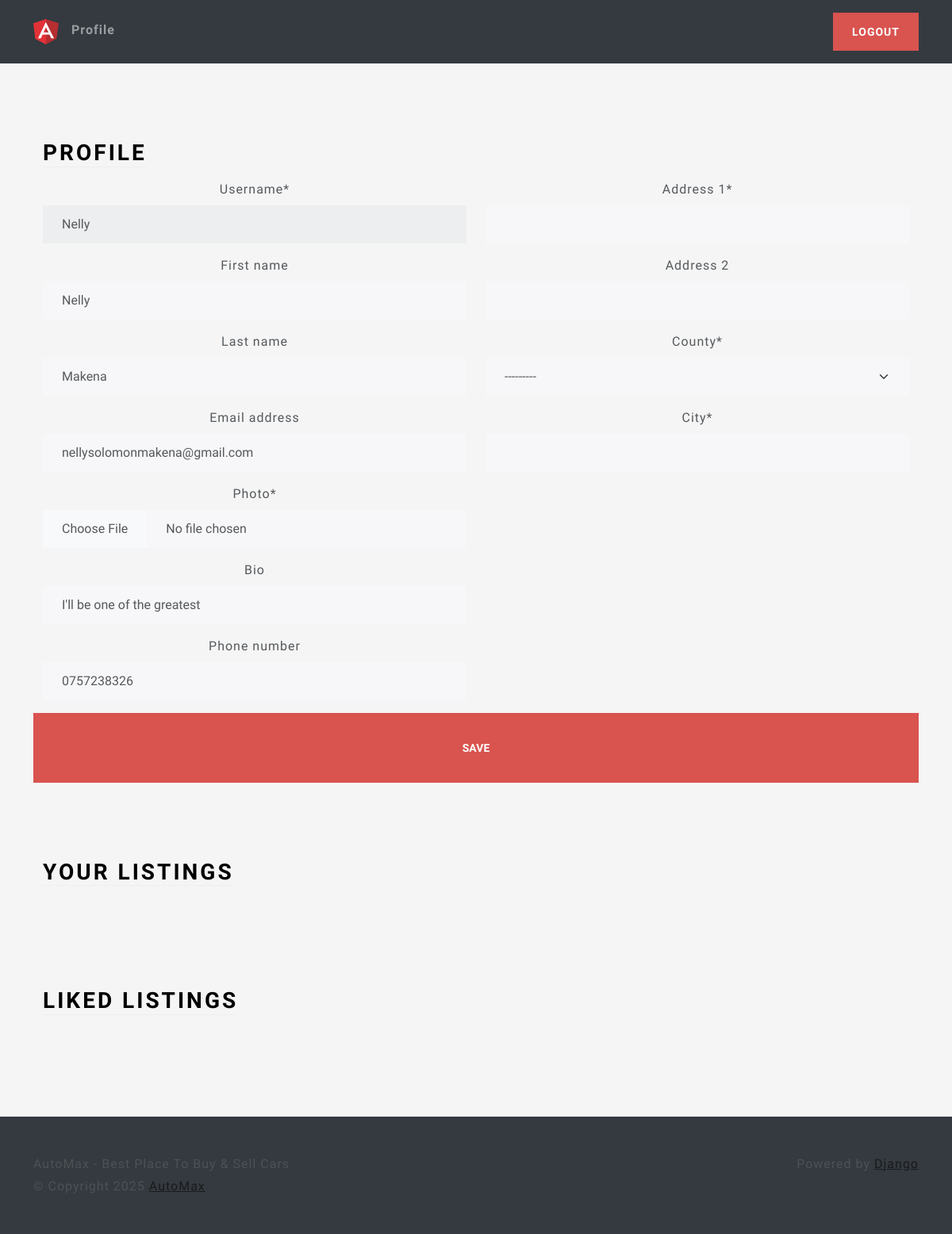
/profile/ (signed in), run on an earlier commit of the app's database.
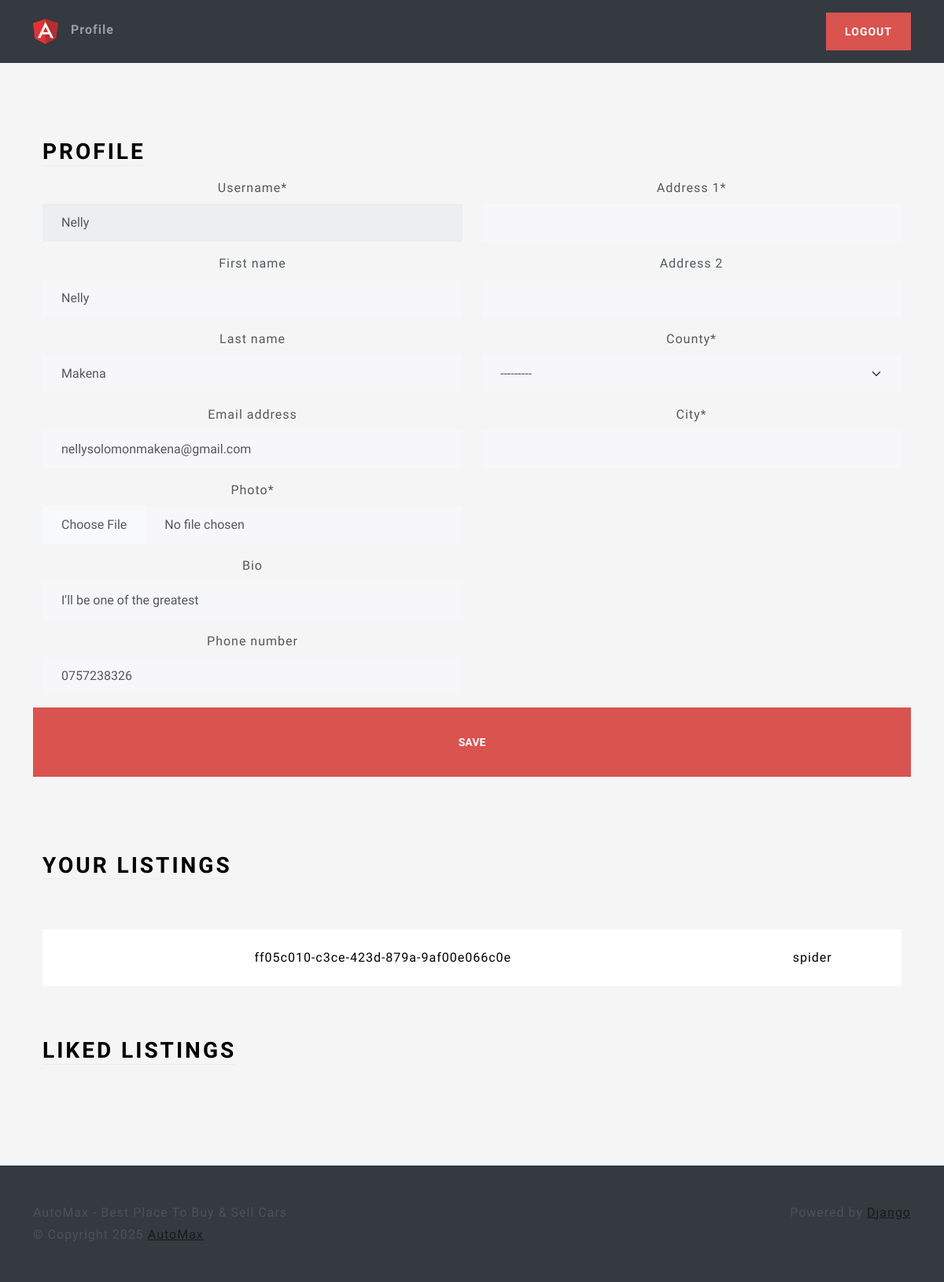
And on a later commit of the database.
### Main/models.py (models this page shows, shortened)
class Listing(models.Model):
    id = models.UUIDField(primary_key=True, default=uuid.uuid4, editable=False)
    created_at = models.DateTimeField(auto_now_add=True)
    updated_at = models.DateTimeField(auto_now=True)
    seller = models.ForeignKey(Profile, on_delete=models.CASCADE)
    brand = models.CharField(max_length=24, choices=CAR_BRANDS, default=None)
    model = models.CharField(max_length=64)
    vin = models.CharField(max_length=17)
    mileage = models.IntegerField(default=0)
    color = models.CharField(max_length=24, default='White')
    description = models.TextField()
    engine = models.CharField(max_length=24)
    transmission = models.CharField(max_length=24, choices=TRANSMISSION_CHOICES, default='Manual')
    location = models.OneToOneField(Location, on_delete=models.SET_NULL, null=True, blank=True)
    image = models.ImageField(upload_to=user_listing_path, null=True, blank=True, default='images/default-photo.png')

### Users/views.py (the view, shortened to what this page needs)
# urls.py: path('profile/', ProfileView.as_view(), name='profile'),
@method_decorator(login_required, name='dispatch')
class ProfileView(View):
    def get(self, request):
        user_listings = Listing.objects.filter(seller=request.user.profile)
        user_liked_listings = LikedListing.objects.filter(
            profile=request.user.profile).all()
        user_form = UserForm(instance=request.user)
        profile_form = ProfileForm(instance=request.user.profile)
        location_form = LocationForm(instance=request.user.profile.location)
        return render(request, 'profile.html', {'user_form': user_form,
                                                      'profile_form': profile_form,
                                                      'location_form': location_form,
                                                      'user_listings': user_listings,
                                                      'user_liked_listings': user_liked_listings, })

### Users/forms.py
class UserForm(forms.ModelForm):
    username = forms.CharField(disabled=True)
    class Meta:
        model = User
        fields = ('username', 'first_name', 'last_name', 'email')

class ProfileForm(forms.ModelForm):
    photo = forms.ImageField(widget= CustomPictureImageFieldWidget)
    bio =forms.TextInput()
    class Meta:
        model = Profile
        fields = ('photo', 'bio', 'phone_number')

### Users/templates/profile.html (shortened to what this page needs)
{% extends 'base.html' %}
{% load static %}
{% load crispy_forms_tags %}
{% block body %}
<div class="container-fluid text-center py-5">
    <div class="container px-4 py-5" id="hanging-icons">
        <div class="row g-4">
            <div class="col d-flex align-items-start">
                <div>
                    <h2 class="mb-3 border-bottom" style="color: black">Profile</h2>
                </div>
            </div>
        </div>
        <form action="" method="post" enctype="multipart/form-data">
            <div class="row">
                <div class="col-6">
                    {{ user_form|crispy }}
                    {{ profile_form|crispy }}
                </div>
                <div class="col-6">
                    {{ location_form|crispy }}
                </div>
                <br>
                <button class="btn btn-lg btn-danger" type="submit" value="Submit">Save</button>
            </div>
        </form>
    </div>
    <div class="container px-4">
        <div class="row g-4 py-5">
            <div class="col d-flex align-items-start">
                <div>
                    <h2 class="mb-3 border-bottom" style="color: black">Your Listings</h2>
                </div>
            </div>
        </div>
        <table class="table table-hover">
            <tbody>
                {% for listing in user_listings %}
                <tr>
                    <td>{{ listing.id }}</td>
                    <td>{{listing.model }}</td>
                </tr>
                {% endfor %}
            </tbody>
        </table>
    </div>
    <div class="container px-4">
        <div class="row g-4 py-5">
            <div class="col d-flex align-items-start">
                <div>
                    <h2 class="mb-3 border-bottom" style="color: black">Liked Listings</h2>
                </div>
            </div>
        </div>
    </div>
</div>
{% endblock %}

What changed in the data, as far as the page shows it:
added Listing: id "ff05c010-c3ce-423d-879a-9af00e066c0e", model "spider"
